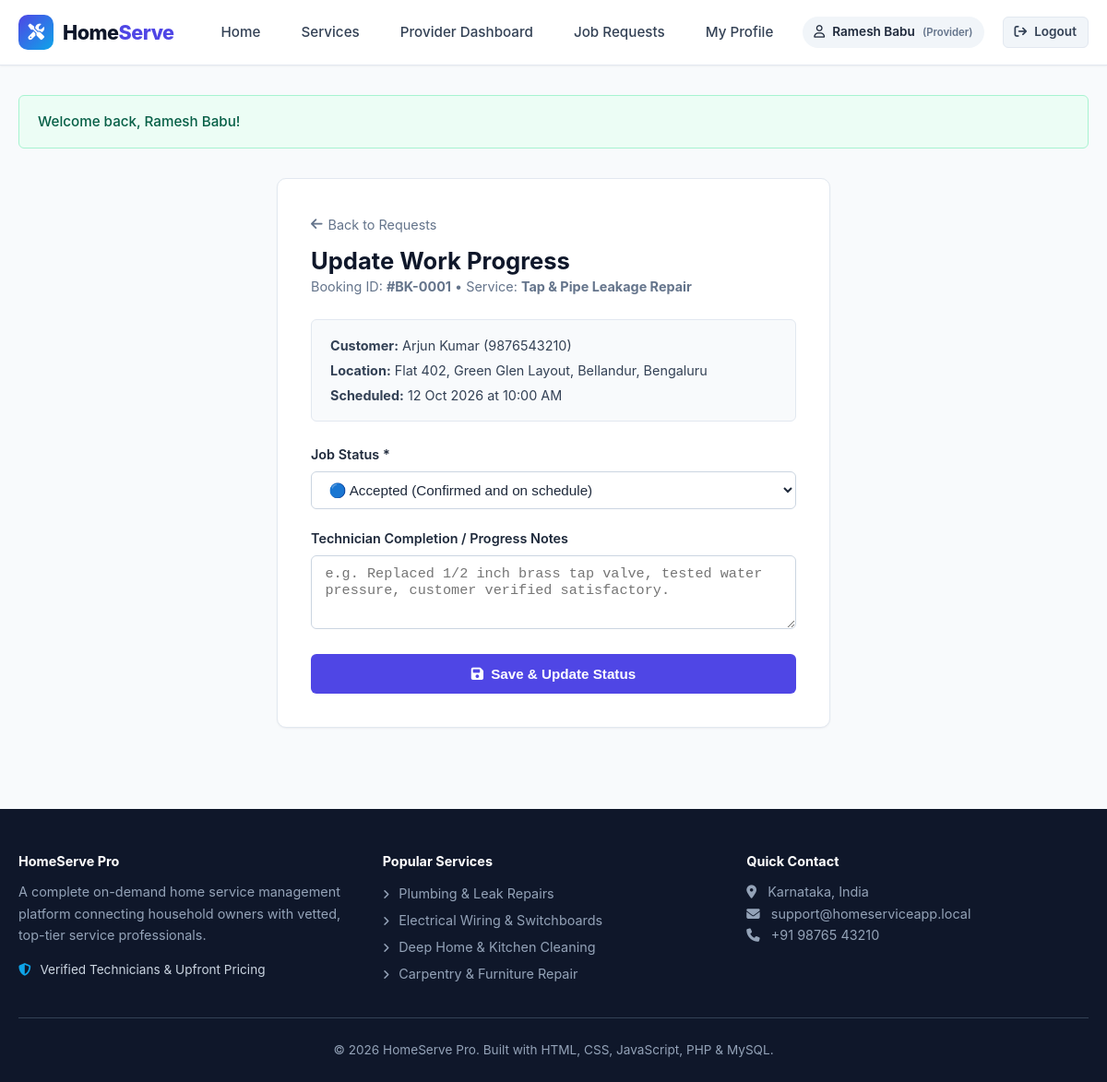
Page /provider/update-status.php?booking_id=1 (signed in) on the committed database.
### tables this page shows
CREATE TABLE `bookings` (
    `id` INT AUTO_INCREMENT PRIMARY KEY,
    `customer_id` INT NOT NULL,
    `service_id` INT NOT NULL,
    `provider_id` INT DEFAULT NULL,
    `booking_date` DATE NOT NULL,
    `booking_time` TIME NOT NULL,
    `service_address` TEXT NOT NULL,
    `city` VARCHAR(100) NOT NULL,
    `pincode` VARCHAR(20) NOT NULL,
    `special_notes` TEXT,
    `total_price` DECIMAL(10,2) NOT NULL,
    `status` ENUM('Pending', 'Accepted', 'In Progress', 'Completed', 'Cancelled') NOT NULL DEFAULT 'Pending',
    `admin_notes` TEXT,
    `created_at` TIMESTAMP DEFAULT CURRENT_TIMESTAMP,
    `updated_at` TIMESTAMP DEFAULT CURRENT_TIMESTAMP ON UPDATE CURRENT_TIMESTAMP,
    CONSTRAINT `fk_booking_customer` FOREIGN KEY (`customer_id`) 
        REFERENCES `users`(`id`) ON DELETE CASCADE,
    CONSTRAINT `fk_booking_service` FOREIGN KEY (`service_id`) 
        REFERENCES `services`(`id`) ON DELETE CASCADE,
    CONSTRAINT `fk_booking_provider` FOREIGN KEY (`provider_id`) 
        REFERENCES `providers`(`id`) ON DELETE SET NULL
);

CREATE TABLE `services` (
    `id` INT AUTO_INCREMENT PRIMARY KEY,
    `category_id` INT NOT NULL,
    `name` VARCHAR(150) NOT NULL,
    `description` TEXT,
    `price` DECIMAL(10,2) NOT NULL DEFAULT 0.00,
    `duration_mins` INT DEFAULT 60,
    `status` ENUM('active', 'inactive') DEFAULT 'active',
    `created_at` TIMESTAMP DEFAULT CURRENT_TIMESTAMP,
    CONSTRAINT `fk_services_category` FOREIGN KEY (`category_id`) 
        REFERENCES `service_categories`(`id`) ON DELETE CASCADE
);

CREATE TABLE `users` (
    `id` INT AUTO_INCREMENT PRIMARY KEY,
    `name` VARCHAR(100) NOT NULL,
    `email` VARCHAR(150) NOT NULL UNIQUE,
    `password` VARCHAR(255) NOT NULL,
    `phone` VARCHAR(20) NOT NULL,
    `city` VARCHAR(100) NOT NULL,
    `pincode` VARCHAR(20) NOT NULL,
    `role` ENUM('customer', 'provider', 'admin') NOT NULL DEFAULT 'customer',
    `created_at` TIMESTAMP DEFAULT CURRENT_TIMESTAMP
);

### provider/update-status.php (the view, shortened to what this page needs)
<?php
require_once __DIR__ . '/../config/db.php';
$pdo = getDB();
$userId = $_SESSION['user_id'];
$bookingId = (int)($_GET['booking_id'] ?? 0);
$pStmt = $pdo->prepare("SELECT id FROM providers WHERE user_id = ?");
$pStmt->execute([$userId]);
$prov = $pStmt->fetch();
$providerId = $prov['id'] ?? 0;
$stmt = $pdo->prepare("SELECT b.*, s.name as service_name, c.name as category_name,
                              u.name as customer_name, u.phone as customer_phone, u.city as customer_city
                       FROM bookings b
                       JOIN services s ON b.service_id = s.id
                       JOIN service_categories c ON s.category_id = c.id
                       JOIN users u ON b.customer_id = u.id
                       WHERE b.id = ? AND b.provider_id = ?");
$stmt->execute([$bookingId, $providerId]);
$booking = $stmt->fetch();
require_once __DIR__ . '/../includes/header.php';
?>
<div style="max-width: 600px; margin: 2rem auto;">
    <div class="card" style="padding: 2.25rem;">
        <div style="margin-bottom: 1.5rem;">
            <a href="requests.php" style="font-size: 0.9rem; color: var(--gray-500); display: inline-flex; align-items: center; gap: 6px; margin-bottom: 0.75rem;">
                <i class="fa-solid fa-arrow-left"></i> Back to Requests
            </a>
            <h2 style="font-size: 1.6rem;">Update Work Progress</h2>
            <p style="color: var(--gray-500); font-size: 0.9rem;">
                Booking ID: <strong>#BK-<?php echo str_pad($booking['id'], 4, '0', STR_PAD_LEFT); ?></strong> &bull;
                Service: <strong><?php echo htmlspecialchars($booking['service_name']); ?></strong>
            </p>
        </div>
        <div style="background: var(--light); padding: 1rem 1.25rem; border-radius: var(--radius-sm); margin-bottom: 1.5rem; font-size: 0.9rem; border: 1px solid var(--gray-200);">
            <div style="margin-bottom: 4px;"><strong>Customer:</strong> <?php echo htmlspecialchars($booking['customer_name']); ?> (<?php echo htmlspecialchars($booking['customer_phone']); ?>)</div>
            <div style="margin-bottom: 4px;"><strong>Location:</strong> <?php echo htmlspecialchars($booking['service_address']); ?>, <?php echo htmlspecialchars($booking['customer_city']); ?></div>
            <div><strong>Scheduled:</strong> <?php echo date('d M Y', strtotime($booking['booking_date'])); ?> at <?php echo date('h:i A', strtotime($booking['booking_time'])); ?></div>
        </div>
        <form method="POST" action="update-status.php?booking_id=<?php echo $bookingId; ?>">
            <div class="form-group">
                <label class="form-label" for="status">Job Status *</label>
                <select id="status" name="status" class="form-control" required>
                    <option value="Accepted" <?php echo ($booking['status'] === 'Accepted') ? 'selected' : ''; ?>>
                        🔵 Accepted (Confirmed and on schedule)
                    </option>
                </select>
            </div>
            <div class="form-group">
                <label class="form-label" for="work_notes">Technician Completion / Progress Notes</label>
                <textarea id="work_notes" name="work_notes" class="form-control" rows="3" placeholder="e.g. Replaced 1/2 inch brass tap valve, tested water pressure, customer verified satisfactory."></textarea>
            </div>
            <button type="submit" class="btn btn-primary btn-block" style="padding: 0.75rem;">
                <i class="fa-solid fa-floppy-disk"></i> Save & Update Status
            </button>
        </form>
    </div>
</div>
<?php require_once __DIR__ . '/../includes/footer.php'; ?>

### assets/css/style.css (style rules this page uses)
:root { --primary: #4f46e5; --primary-hover: #4338ca; --primary-light: #eef2ff; --secondary: #0ea5e9; --dark: #0f172a; --gray-900: #1e293b; --gray-700: #334155; --gray-500: #64748b; --gray-300: #cbd5e1; --gray-200: #e2e8f0; --gray-100: #f1f5f9; --light: #f8fafc; --white: #ffffff; --success: #10b981; --success-bg: #ecfdf5; --warning: #f59e0b; --warning-bg: #fffbeb; --danger: #ef4444; --danger-bg: #fef2f2; --info: #3b82f6; --info-bg: #eff6ff; --radius-sm: 6px; --radius-md: 10px; --radius-lg: 16px; --shadow-sm: 0 1px 2px 0 rgba(0, 0, 0, 0.05); --shadow-md: 0 4px 6px -1px rgba(0, 0, 0, 0.1), 0 2px 4px -2px rgba(0, 0, 0, 0.1); --shadow-lg: 0 10px 15px -3px rgba(0, 0, 0, 0.1), 0 4px 6px -4px rgba(0, 0, 0, 0.1); --shadow-hover: 0 14px 20px -3px rgba(79, 70, 229, 0.15); --transition: all 0.25s cubic-bezier(0.4, 0, 0.2, 1); }
* { box-sizing: border-box; margin: 0; padding: 0; }
body { font-family: -apple-system, BlinkMacSystemFont, "Segoe UI", Roboto, Oxygen, Ubuntu, Cantarell, "Helvetica Neue", sans-serif; background-color: var(--light); color: var(--gray-700); line-height: 1.6; display: flex; flex-direction: column; min-height: 100vh; }
h1, h2, h3, h4, h5, h6 { color: var(--dark); font-weight: 700; line-height: 1.25; }
a { color: var(--primary); text-decoration: none; transition: var(--transition); }
.btn { display: inline-flex; align-items: center; justify-content: center; gap: 8px; padding: 0.6rem 1.25rem; font-size: 0.95rem; font-weight: 600; border-radius: var(--radius-sm); border: 1px solid transparent; cursor: pointer; transition: var(--transition); text-align: center; white-space: nowrap; }
.btn-primary { background-color: var(--primary); color: var(--white) !important; }
.btn-block { width: 100%; }
.card { background: var(--white); border-radius: var(--radius-md); border: 1px solid var(--gray-200); box-shadow: var(--shadow-sm); padding: 1.5rem; transition: var(--transition); }
.form-group { margin-bottom: 1.25rem; }
.form-label { display: block; font-weight: 600; font-size: 0.9rem; margin-bottom: 0.4rem; color: var(--gray-900); }
.form-control { width: 100%; padding: 0.65rem 0.9rem; font-size: 0.95rem; border: 1px solid var(--gray-300); border-radius: var(--radius-sm); background-color: var(--white); color: var(--gray-900); transition: var(--transition); }
textarea.form-control { resize: vertical; min-height: 80px; }

### rows in the picture
bookings: id "0001", service.name "Tap & Pipe Leakage Repair", customer.name "Arjun Kumar", customer.phone "9876543210", service_address "Flat 402, Green Glen Layout, Bellandur", customer.city "Bengaluru", booking_date "12 Oct 2026", booking_time "10:00 AM", status "🔵 Accepted (Confirmed and on schedule)"

### other values in the picture
$currentUser['name'] "Ramesh Babu"
$role "Provider"
$flash['message'] "Welcome back, Ramesh Babu!"
